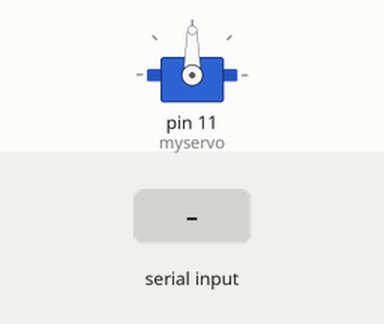
Simulated run of this sketch. Board: Arduino Uno, built with avr-gcc and run on an emulated ATmega328P. Shown: servo. The inputs (shaded band) are chosen by the test bench.

Above: at 1.4 s.
1.5 s: "90,45\n" received over Serial
At 2.16 s:
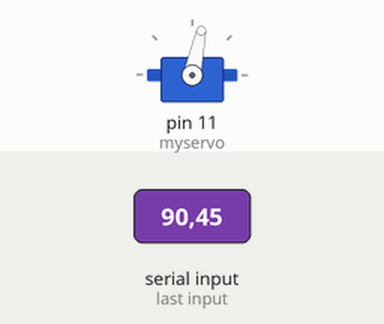
At 4.3 s:
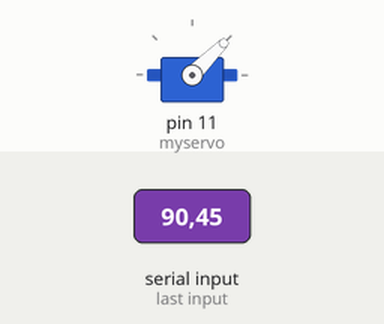
4.5 s: "200\n" received over Serial
At 7.36 s:
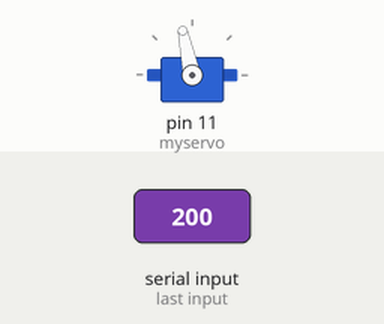
10.5 s: "30,150\n" received over Serial
Timing chart, 0 to 35.0 s (numbered marks = the images above; inputs shaded):
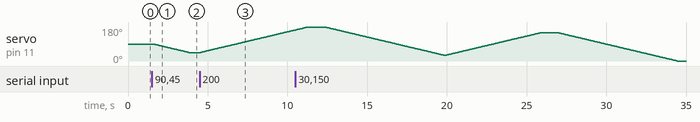

The sketch:

bluetooth-servo.cyf.ino
```cpp
#include <Servo.h>
Servo myservo;
void setup()
{
  myservo.attach(11);
  delay(200);

  myservo.write(90);
  delay(10);

  Serial.begin(9600);
}

void loop()
{
  if (Serial.available()>0)
  {
    int toPos = Serial.parseInt();
    int fromPos = myservo.read();
    if (fromPos <= toPos)
    {
      for (int i=fromPos; i<=toPos; i++)
      {
      myservo.write(i);
      delay (50);
      }
    }
    else
    {
    for (int i=fromPos; i>=toPos; i--)
      {
      myservo.write(i);
      delay (50);
      }
    }
  }
}
```

Measured:
- after the input at 1.5 s, servo on pin 11 (myservo): moves from 90° to 45° over 2.2 s, starting after 0.10 s
